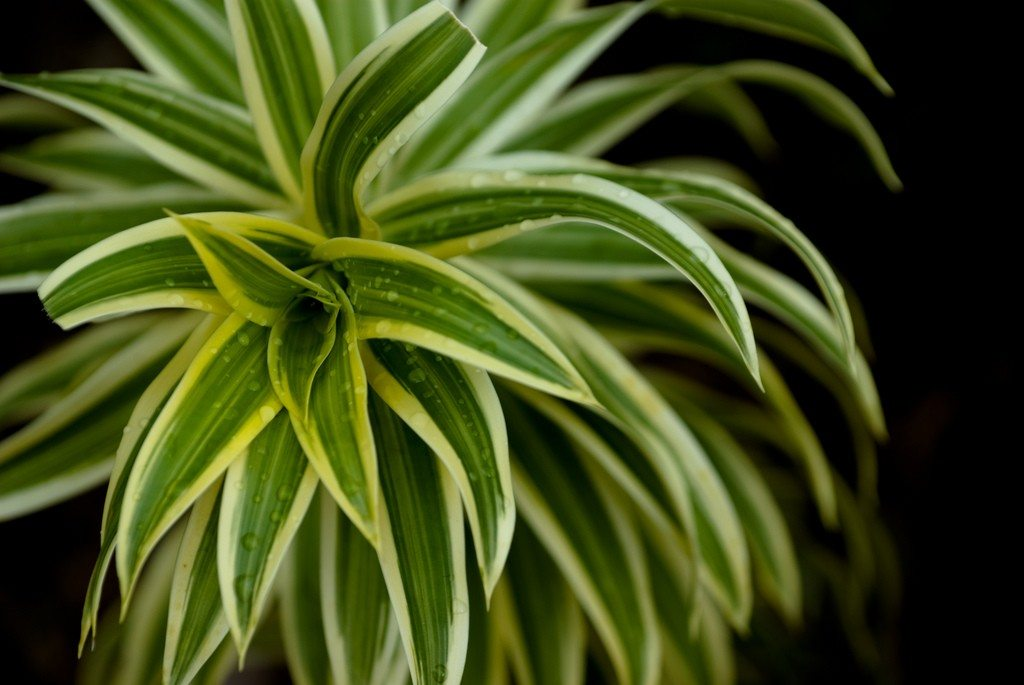
#> input picture GizemOZDEN/Gizem/RASP/calisan/NDVI/NDVI/input_file.jpg, 1024 x 685 px, given in place of the camera
$ python ubuntu_main.py
#> lines starting #> are read from the running program, lines starting #| are printed output that depends on the picture; long printed decimals are rounded
# -*- coding: utf-8 -*-
"""
Author: Maik Basso
Email: maik@maikbasso.com.br
"""
import time
import numpy as np
import os
import cv2
"""
import picamera
import picamera.array
"""

def calculateNdvi(nir, g, b):
    """
    Performs the calculation of the NDVI of an image
    """
    top = (nir.astype(float) - b.astype(float))
    bottom = (nir.astype(float) + b.astype(float))
    # avoid division by zero in the entire array
    bottom[bottom == 0] = 0.00001
    ndvi = top / bottom
    return ndvi

def displayImage(img, r, g, b, ndvi):
    """
    Displays the results
    """
    #contrast adjustment
    in_min = np.percentile(ndvi, 5)
    in_max = np.percentile(ndvi, 95)
    out_min = 0.0
    out_max = 255.0
    out = ndvi - in_min
    out *= ((out_min - out_max) / (in_min - in_max))
    out += in_min
    ndviGray = out
    #converts images to acceptable format opencv
    ndviGray = ndviGray.astype(np.uint8)
    #identifying the images
    cv2.putText(r, 'Infrared', (0, 20), cv2.FONT_HERSHEY_SIMPLEX, .8, 255)
    cv2.putText(g, 'Green', (0, 20), cv2.FONT_HERSHEY_SIMPLEX, .8, 255)
    cv2.putText(b, 'Blue', (0, 20), cv2.FONT_HERSHEY_SIMPLEX, .8, 255)
    cv2.putText(ndviGray, 'NDVI-Blue', (0, 20), cv2.FONT_HERSHEY_SIMPLEX, .8, 255)
    #Combines the images into one to display
    height, width = r.shape
    image = np.zeros((2 * height, 2 * width, 3), dtype=np.uint8)
    image[0:height, 0:width, :] = cv2.cvtColor(r, cv2.COLOR_GRAY2RGB)
    image[height:, 0:width, :] = cv2.cvtColor(g, cv2.COLOR_GRAY2RGB)
    image[0:height, width:, :] = cv2.cvtColor(b, cv2.COLOR_GRAY2RGB)
    image[height:, width:, :] = cv2.cvtColor(ndviGray, cv2.COLOR_GRAY2RGB)
    # Display
    cv2.imshow('Original Image', img)
    cv2.imshow('NDVI', image)
    #cv2.imshow('NDVI Color', colorNDVI2(ndvi))

#def colorNDVI2(ndvi):
	#"""
	#This function generates a classified image of NDVI, however it's not finished
	#"""
	#ndvi = np.array([ndvi, ndvi, ndvi])
	#ndvi[ndvi >= 0.941] = 0, 102, 0
	#ndvi[ndvi >= 0.824] = 0, 136, 0
	#ndvi[ndvi >= 0.706] = 0, 187, 0
	#ndvi[ndvi >= 0.588] = 0, 255, 0
	#ndvi[ndvi >= 0.471] = 204, 255, 0
	#ndvi[ndvi >= 0.353] = 255, 255, 0
	#ndvi[ndvi >= 0.235] = 255, 204, 0
	#ndvi[ndvi >= 0.118] = 255, 136, 0
	#ndvi[ndvi >= 0.000] = 255, 0, 0
	#ndvi[ndvi >= -0.118] = 238, 0, 0
	#ndvi[ndvi >= -0.235] = 221, 0, 0
	#ndvi[ndvi >= -0.353] = 204, 0, 0
	#ndvi[ndvi >= -0.471] = 187, 0, 0
	#ndvi[ndvi >= -0.588] = 170, 0, 0
	#ndvi[ndvi >= -0.706] = 153, 0, 0
	#ndvi[ndvi >= -0.824] = 136, 0, 0
	#ndvi[ndvi >= -0.941] = 119, 0, 0
	#ndvi[ndvi < -0.941] = 0, 0, 0
	#return ndvi


def run():
    cap = cv2.VideoCapture(0)
    resolution = [[1920,1080],[1336,768],[1280,720],[1024,768],
                  [800,600],[640,480],[320,240],[160,120],[100,133]]

    #print(resolution[8])
    #W, H = resolution[8]
    res = resolution[5]

    while True:
        startTime = time.time()
        success, frame = cap.read()
#> frame is the input picture: shape (685, 1024, 3); mean B, G, R 26.5, 76.3, 64.6
        frame = cv2.resize(frame,(res), cv2.INTER_AREA)
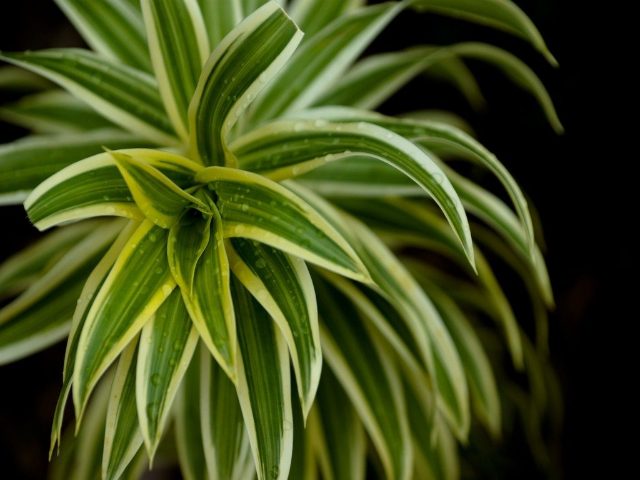
#> frame: shape (480, 640, 3); mean B, G, R 26.4, 76.2, 64.5

        # split readed frame
        b,g,r = cv2.split(frame)

        # calculate
        ndvi = calculateNdvi(r,g,b)
#> in calculateNdvi, `bottom[bottom == 0] = 0.00001`: bottom: shape (480, 640) float64; min 1e-05, max 400, mean 90.9
#> in calculateNdvi, `ndvi = top / bottom`:
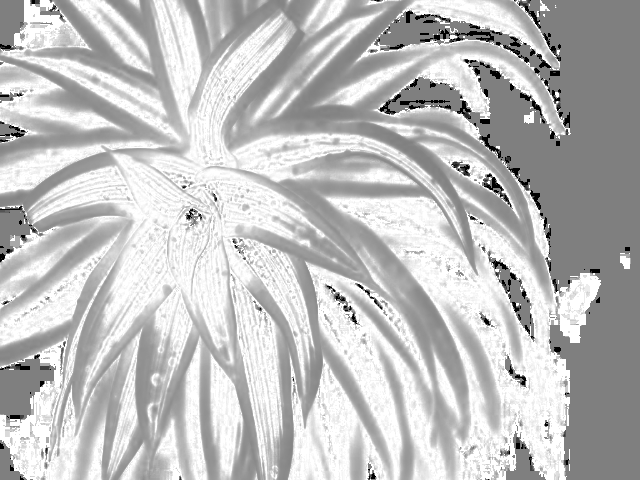
#> ndvi: shape (480, 640) float64; min -1, max 1, mean 0.498; drawn with min black and max white

        # calcuate the average of ndvi region
        cumulativeNdvi = np.sum(ndvi)
#> cumulativeNdvi = 152880.8
        totalOfIndexes = frame.shape[1]*frame.shape[0]
#> totalOfIndexes = 307200
        averageNdvi = cumulativeNdvi / totalOfIndexes
#> averageNdvi = 0.498

        totalTime = time.time() - startTime

        os.system('clear')
        print('#'*41)
        print('#'*7, "NDVI Python by Maik Basso", '#'*7)
        print('#'*41)
        print()
        print("\tFrame size: %d x %d" % (frame.shape[1], frame.shape[0]))
#| 	Frame size: 640 x 480
        print("\tPixels per frames: %d" % (totalOfIndexes))
#| 	Pixels per frames: 307200
        print("\tCumulative NDVI: %d" % (cumulativeNdvi))
#| 	Cumulative NDVI: 152880
        print("\tAverage NDVI: %f" % (averageNdvi))
#| 	Average NDVI: 0.4977
        print()
        print('#'*41)
        print("\tTime per frame: %f s" % (totalTime))
        print("\tFPS: %f" % (1 / totalTime))
        print('#'*41)

        print(frame.shape[0], frame.shape[1])
#| 480 640

        # show images
        displayImage(frame, r, g, b, ndvi)
#> in displayImage, `in_min = np.percentile(ndvi, 5)`: in_min = 0
#> in displayImage, `in_max = np.percentile(ndvi, 95)`: in_max = 1
#> in displayImage, `cv2.putText(r, 'Infrared', (0, 20), cv2.FONT_HERSHEY_SIMPLEX, .8, 255)`:
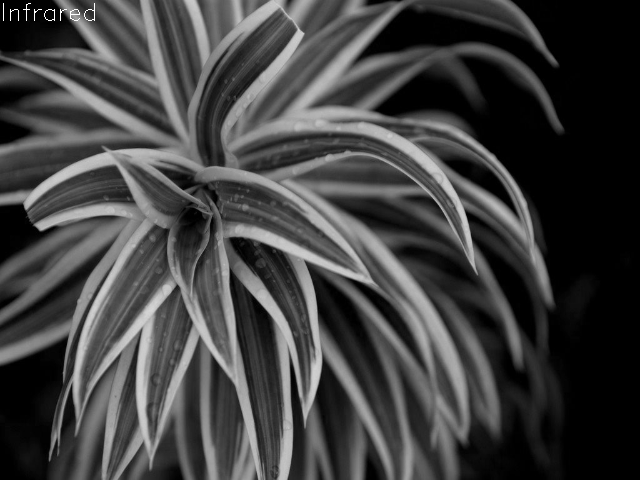
#> r: shape (480, 640); min 0, max 255, mean 64.7
#> in displayImage, `cv2.putText(g, 'Green', (0, 20), cv2.FONT_HERSHEY_SIMPLEX, .8, 255)`:
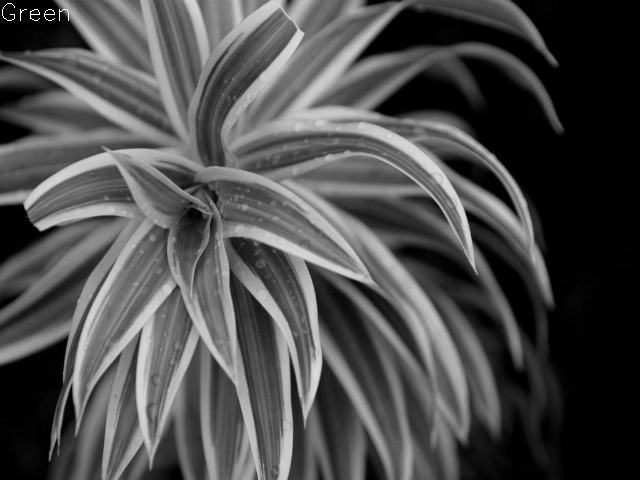
#> g: shape (480, 640); min 0, max 255, mean 76.3
#> in displayImage, `cv2.putText(b, 'Blue', (0, 20), cv2.FONT_HERSHEY_SIMPLEX, .8, 255)`:
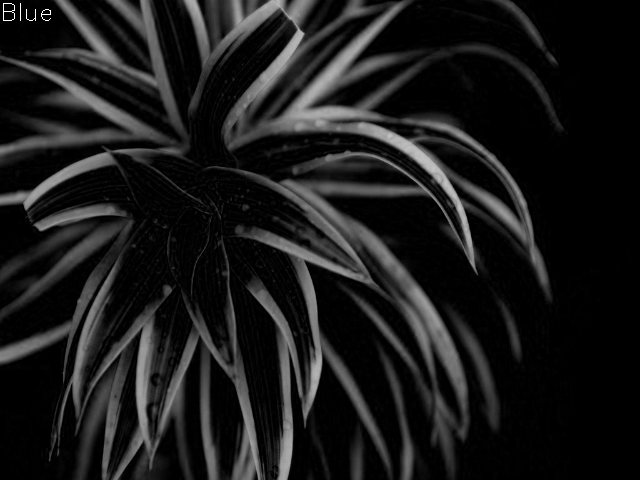
#> b: shape (480, 640); min 0, max 255, mean 26.5
#> in displayImage, `cv2.putText(ndviGray, 'NDVI-Blue', (0, 20), cv2.FONT_HERSHEY_SIMPLEX, ..`:
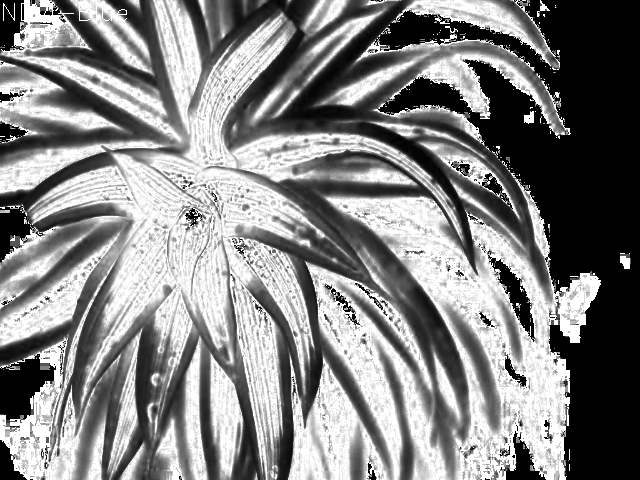
#> ndviGray: shape (480, 640); min 0, max 255, mean 131.1
#> in displayImage, `image[0:height, width:, :] = cv2.cvtColor(b, cv2.COLOR_GRAY2RGB)`: image: shape (960, 1280, 3); min 0, max 255, mean 41.9
#> in displayImage, `image[height:, width:, :] = cv2.cvtColor(ndviGray, cv2.COLOR_GRAY2RGB)`:
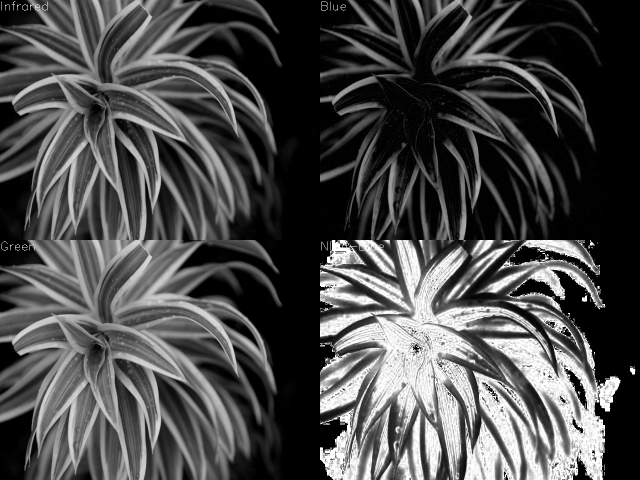
#> image: shape (960, 1280, 3) (shown at 1/2 size); min 0, max 255, mean 74.7

        key = cv2.waitKey(7) % 0x100
#> (key Esc is pressed here)
        if key == 27:
            break


    #Clears the cash at the end of the application
    cv2.destroyAllWindows()

#starts the application here
if __name__ == "__main__":
    os.system("clear")
    run()
